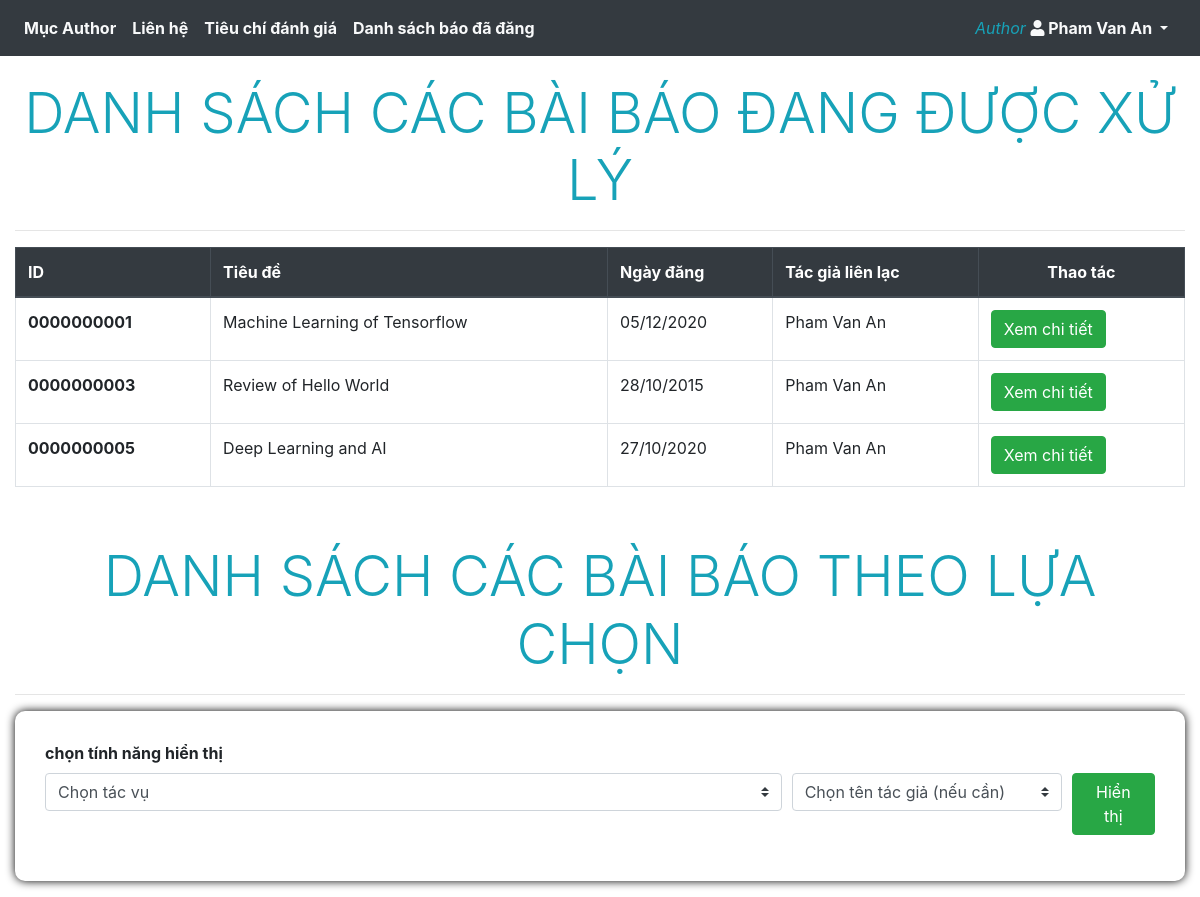
Page /Client/reviewerHomePage.php (signed in) on the committed database.
### tables this page shows
create table paper(
	paper_id char(10),
	title varchar(255) not null,
    summary varchar(255),
    paper_file varchar(255),
    post_date date,
    `status` varchar(255) check (`status` in ('in review', 'response review', 'complete review', 'publishing', 'posted')),
    after_review_result varchar(255),
    final_result varchar(255) check(final_result in('rejection','minor revision','acceptance','major revision')),
    announce_date date,
    editor_id char(10) not null,
    contact_author_id char(10) not null,
    note_for_author varchar(255),
    primary key(paper_id),
	foreign key(editor_id) references  editor(id) ON DELETE CASCADE ON UPDATE CASCADE,
    foreign key(contact_author_id) references  author(id) ON DELETE CASCADE ON UPDATE CASCADE
);

create table scientist(
	id char(10),	
	last_name varchar(255) not null,
	middle_name varchar(255),
	first_name varchar(255) not null,
	phone char(11),
    address varchar(255),
    `organization` varchar(255),
    job varchar(255),
	primary key(id)
);

### Server/reviewerServer.php (called while the page is built, shortened)
<?php
include('userLogin.php');
$select_all_paper_query = "select * from paper where paper_id not in (select paper_id from paper where status='posted')";
$select_all_paper_result = mysqli_query($connect_handle, $select_all_paper_query);
?>

### Client/reviewerHomePage.php (the view, shortened to what this page needs)
<!DOCTYPE html>
<html lang="en-US">
<head>
    <link rel="stylesheet" href="style/login.css">
    <link rel="stylesheet" href="https://maxcdn.bootstrapcdn.com/bootstrap/4.5.2/css/bootstrap.min.css">
    <link rel="stylesheet" href="https://use.fontawesome.com/releases/v5.7.0/css/all.css"
>
</head>
<?php include('../Server/reviewerServer.php'); ?>
<body>
    <div>
        <?php include_once('component/header.php');?>
    </div>
    <div class="container-fluid" style="padding-top: 80px;">
        <div class="display-4 text-center text-info text-uppercase">Danh sách các bài báo đang được xử lý</div>
        <hr>
        <table class="table table-bordered">
            <thead class="thead-dark">
                <tr>
                    <th scope="col">ID</th>
                    <th scope="col">Tiêu đề</th>
                    <th scope="col">Ngày đăng</th>
                    <th scope="col">Tác giả liên lạc</th>
                    <th class="text-center" scope="col">Thao tác</th>
                </tr>
            </thead>
            <tbody>
                <?php foreach ($select_all_paper_result as $paper){ ?>
                <tr>
                    <td>
                        <?php echo '<strong>'.$paper['paper_id'].'</strong>'; ?>
                    </td>
                    <td>
                        <?php echo $paper['title']; ?>
                    </td>
                    <td>
                        <?php echo date('d/m/Y', strtotime($paper['post_date']));?>
                    </td>
                    <td>
                        <?php
                            $author_id = $paper['contact_author_id'];
                            $get_author_name_query = "select last_name, middle_name, first_name from scientist where id = '$author_id'";
                            $get_author_name_result = mysqli_query($connect_handle, $get_author_name_query);
                            $data = mysqli_fetch_assoc($get_author_name_result);
                            echo $data['last_name']." ".$data['middle_name']." ".$data['first_name'];
                        ?>
                    </td>
                    <td class="text-left">
                        <form class="option" method="POST" action="reviewerHomePage.php">
                            <button class="btn btn-success" name="getMoreInfoBtn">Xem chi tiết</button>
                        </form>
                    </td>
                </tr>
                <?php } ?>
            </tbody>
        </table>
        <div class="display-4 text-center text-info text-uppercase" style="padding-top: 40px;">Danh sách các bài báo
            theo lựa chọn</div>
        <hr>
        <form class="form-container" name="viewOption" method="POST" action="reviewerHomePage.php">
            <label for="viewOption"><strong>chọn tính năng hiển thị</strong></label>
            <div class="form-row">
                <div class="form-group col-md-8">
                    <select class="custom-select" name="optionView">
                        <option selected>Chọn tác vụ</option>
                    </select>
                </div>
                <div class="form-group col-md-3">
                    <select class="custom-select" name="authorid">
                    <option selected>Chọn tên tác giả (nếu cần)</option>
                    </select>
                </div>
                <div class="form-group text-right col-md-1">
                    <button type="submit" class="btn btn-success" name="viewOption">Hiển thị</button>
                </div>
            </div>
        </form>
    </div>
</body>
</html>

### style/login.css (style rules this page uses)
.form-container { background: #ffffff; padding: 30px; border-radius: 10px; box-shadow: 0px 0px 10px 0px #000000; }

### rows in the picture
paper: paper_id "0000000001", title "Machine Learning of Tensorflow", post_date "05/12/2020", scientist.last_name "Pham", scientist.middle_name "Van", scientist.first_name "An"
paper: paper_id "0000000003", title "Review of Hello World", post_date "28/10/2015", scientist.last_name "Pham", scientist.middle_name "Van", scientist.first_name "An"
paper: paper_id "0000000005", title "Deep Learning and AI", post_date "27/10/2020", scientist.last_name "Pham", scientist.middle_name "Van", scientist.first_name "An"

### other values in the picture
$_SESSION['username'] "Pham Van An"
